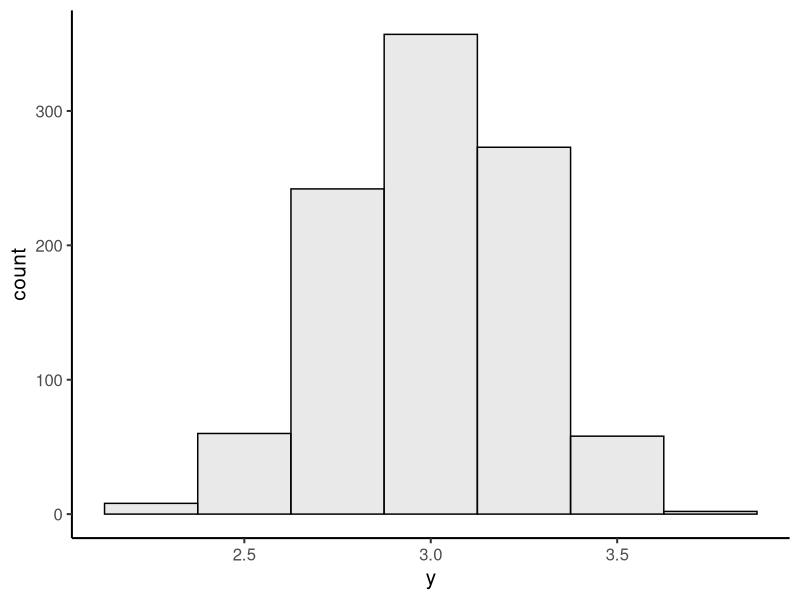

Reproduce this figure in R.
## ---- chunk 1
#| code-fold: true
#| code-summary: "Setup code"

# ------ setup for today's lecture notes ----- # 

# suppress startup messages at package load
suppressPackageStartupMessages(library(tidyverse))

# set the theme for the plots 
theme_set(theme_classic(base_size=15))

# generate 10000 y values with mean 3 and sd 0.25
data <- tibble(
    y=rnorm(1000, mean=3, sd=0.25)
) 
## ---- chunk 2
#| code-fold: true
ggplot(data=data, aes(x=y)) +
    geom_histogram(
        binwidth = 0.25,
        color="black", fill='lightgray', alpha=0.5
    ) 

## ---- chunk 3
data %>%
    summarise(
        n = n(), 
        mean = mean(y),
        median = median(y),
        sd = sd(y),
        iqr_lower = quantile(y, 0.25),
        iqr_upper = quantile(y, 0.75)
    ) 
